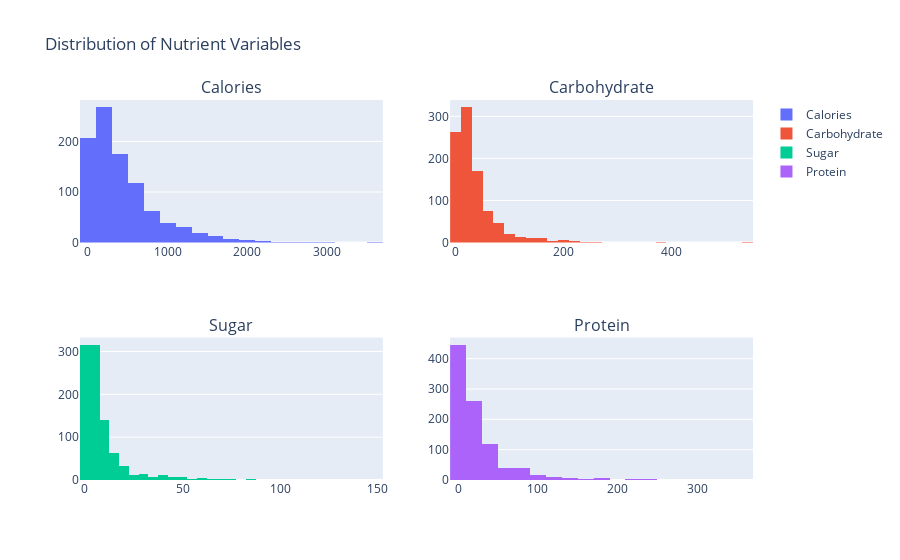

Notebook code cell kept with this figure:
### Markdown cell above
### Distributions
Histograms were generated to represent the distribution of nutrient variables, revealing a right-skewed distribution in the data. As a result, log transformation or scaling may be required to address the skewness.

### Code cell
# create subplots with 2 rows and 2 columns
fig = make_subplots(rows=2, cols=2, subplot_titles=("Calories", "Carbohydrate", "Sugar", "Protein"))

# create histograms for each nutrient variable
fig.add_trace(go.Histogram(x=df["calories"], nbinsx=30, name="Calories"), row=1, col=1)
fig.add_trace(go.Histogram(x=df["carbohydrate"], nbinsx=30, name="Carbohydrate"), row=1, col=2)
fig.add_trace(go.Histogram(x=df["sugar"], nbinsx=30, name="Sugar"), row=2, col=1)
fig.add_trace(go.Histogram(x=df["protein"], nbinsx=30, name="Protein"), row=2, col=2)

# update layout
fig.update_layout(title="Distribution of Nutrient Variables")

# show plot
fig.show()

### Figure 1 — Plotly figure (JSON) as saved in the notebook; plotly's stock layout.template omitted (floating-point values rounded to 4 significant figures; data arrays with more than 128 entries replaced by an {"elided": "..."} marker saying what was removed)
{"data": [{"name": "Calories", "nbinsx": 30, "x": {"elided": "947 float values"}, "type": "histogram", "xaxis": "x", "yaxis": "y"}, {"name": "Carbohydrate", "nbinsx": 30, "x": {"elided": "947 float values"}, "type": "histogram", "xaxis": "x2", "yaxis": "y2"}, {"name": "Sugar", "nbinsx": 30, "x": {"elided": "947 float values"}, "type": "histogram", "xaxis": "x3", "yaxis": "y3"}, {"name": "Protein", "nbinsx": 30, "x": {"elided": "947 float values"}, "type": "histogram", "xaxis": "x4", "yaxis": "y4"}], "layout": {"xaxis": {"anchor": "y", "domain": [0, 0.45]}, "yaxis": {"anchor": "x", "domain": [0.625, 1]}, "xaxis2": {"anchor": "y2", "domain": [0.55, 1]}, "yaxis2": {"anchor": "x2", "domain": [0.625, 1]}, "xaxis3": {"anchor": "y3", "domain": [0, 0.45]}, "yaxis3": {"anchor": "x3", "domain": [0, 0.375]}, "xaxis4": {"anchor": "y4", "domain": [0.55, 1]}, "yaxis4": {"anchor": "x4", "domain": [0, 0.375]}, "annotations": [{"font": {"size": 16}, "showarrow": false, "text": "Calories", "x": 0.225, "xanchor": "center", "xref": "paper", "y": 1, "yanchor": "bottom", "yref": "paper"}, {"font": {"size": 16}, "showarrow": false, "text": "Carbohydrate", "x": 0.775, "xanchor": "center", "xref": "paper", "y": 1, "yanchor": "bottom", "yref": "paper"}, {"font": {"size": 16}, "showarrow": false, "text": "Sugar", "x": 0.225, "xanchor": "center", "xref": "paper", "y": 0.375, "yanchor": "bottom", "yref": "paper"}, {"font": {"size": 16}, "showarrow": false, "text": "Protein", "x": 0.775, "xanchor": "center", "xref": "paper", "y": 0.375, "yanchor": "bottom", "yref": "paper"}], "title": {"text": "Distribution of Nutrient Variables"}}}
